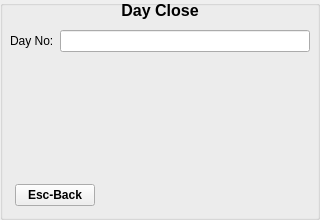
  <widget class="QGroupBox" name="groupBox_day_close">
   <property name="geometry">
    <rect>
     <x>0</x>
     <y>940</y>
     <width>320</width>
     <height>220</height>
    </rect>
   </property>
   <property name="title">
    <string/>
   </property>
   <widget class="QLabel" name="label_14">
    <property name="geometry">
     <rect>
      <x>0</x>
      <y>0</y>
      <width>320</width>
      <height>20</height>
     </rect>
    </property>
    <property name="font">
     <font>
      <pointsize>12</pointsize>
      <weight>75</weight>
      <bold>true</bold>
     </font>
    </property>
    <property name="text">
     <string>Day Close</string>
    </property>
    <property name="alignment">
     <set>Qt::AlignCenter</set>
    </property>
   </widget>
   <widget class="QWidget" name="horizontalLayoutWidget_5">
    <property name="geometry">
     <rect>
      <x>10</x>
      <y>180</y>
      <width>300</width>
      <height>30</height>
     </rect>
    </property>
    <layout class="QHBoxLayout" name="horizontalLayout_5">
     <property name="leftMargin">
      <number>5</number>
     </property>
     <property name="rightMargin">
      <number>5</number>
     </property>
     <item>
      <widget class="QPushButton" name="pushButton_esc_5">
       <property name="font">
        <font>
         <weight>75</weight>
         <bold>true</bold>
        </font>
       </property>
       <property name="focusPolicy">
        <enum>Qt::NoFocus</enum>
       </property>
       <property name="text">
        <string>Esc-Back</string>
       </property>
       <property name="autoDefault">
        <bool>true</bool>
       </property>
      </widget>
     </item>
     <item>
      <spacer name="horizontalSpacer_5">
       <property name="orientation">
        <enum>Qt::Horizontal</enum>
       </property>
       <property name="sizeHint" stdset="0">
        <size>
         <width>40</width>
         <height>20</height>
        </size>
       </property>
      </spacer>
     </item>
    </layout>
   </widget>
   <widget class="QWidget" name="gridLayoutWidget_4">
    <property name="geometry">
     <rect>
      <x>10</x>
      <y>30</y>
      <width>300</width>
      <height>140</height>
     </rect>
    </property>
    <layout class="QGridLayout" name="gridLayout_4">
     <item row="0" column="1">
      <widget class="QLineEdit" name="lineEdit_day_no"/>
     </item>
     <item row="0" column="0">
      <widget class="QLabel" name="label_20">
       <property name="text">
        <string>Day No:</string>
       </property>
      </widget>
     </item>
     <item row="1" column="0">
      <spacer name="verticalSpacer_4">
       <property name="orientation">
        <enum>Qt::Vertical</enum>
       </property>
       <property name="sizeHint" stdset="0">
        <size>
         <width>20</width>
         <height>40</height>
        </size>
       </property>
      </spacer>
     </item>
    </layout>
   </widget>
  </widget>
